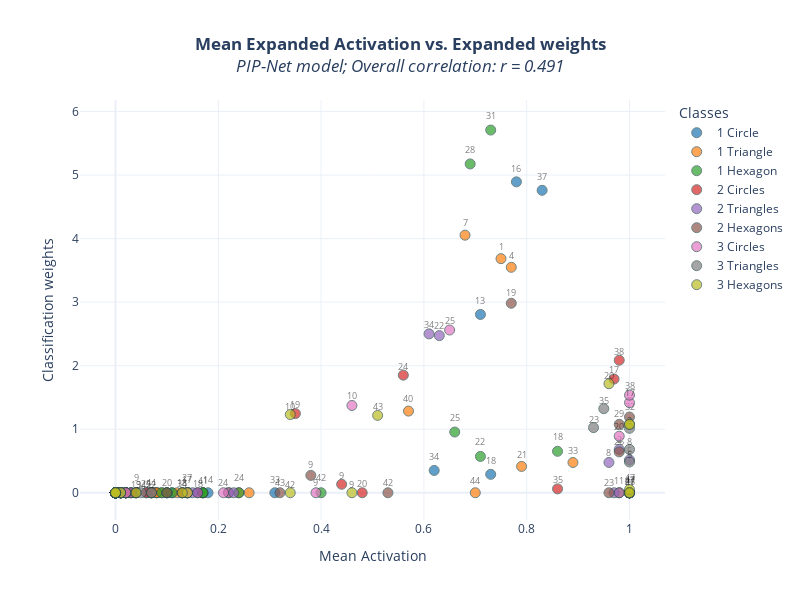

The code cell stored with this chart in its notebook:
### Code cell
plot_combined_importance(
    transformed_expanded_act, 
    transformed_expanded_weights, 
    class_idx_to_name,
    figure_title="Mean Expanded Activation vs. Expanded weights",
    x_label="Mean Activation",
    y_label="Classification weights",
    # special_prototypes=DEAD_PROTOTYPES,
    # special_label='Dead',
    # exclude_special_prototypes_from_corr_calc=True,
    # save_path='pipnet_combined_importance_plot.pdf',
    plot_title=True,
    plot_prefix='PIP-Net model',
    label_distance_threshold=0.02
)

### Figure 1 — Plotly figure (JSON) as saved in the notebook; plotly's stock layout.template omitted (floating-point values rounded to 4 significant figures)
{"data": [{"hovertext": ["Prototype 0<br>Class: 1 Circle", "Prototype 1<br>Class: 1 Circle", "Prototype 2<br>Class: 1 Circle", "Prototype 3<br>Class: 1 Circle", "Prototype 4<br>Class: 1 Circle", "Prototype 5<br>Class: 1 Circle", "Prototype 6<br>Class: 1 Circle", "Prototype 7<br>Class: 1 Circle", "Prototype 8<br>Class: 1 Circle", "Prototype 9<br>Class: 1 Circle", "Prototype 10<br>Class: 1 Circle", "Prototype 11<br>Class: 1 Circle", "Prototype 12<br>Class: 1 Circle", "Prototype 13<br>Class: 1 Circle", "Prototype 14<br>Class: 1 Circle", "Prototype 15<br>Class: 1 Circle", "Prototype 16<br>Class: 1 Circle", "Prototype 17<br>Class: 1 Circle", "Prototype 18<br>Class: 1 Circle", "Prototype 19<br>Class: 1 Circle", "Prototype 20<br>Class: 1 Circle", "Prototype 21<br>Class: 1 Circle", "Prototype 22<br>Class: 1 Circle", "Prototype 23<br>Class: 1 Circle", "Prototype 24<br>Class: 1 Circle", "Prototype 25<br>Class: 1 Circle", "Prototype 26<br>Class: 1 Circle", "Prototype 27<br>Class: 1 Circle", "Prototype 28<br>Class: 1 Circle", "Prototype 29<br>Class: 1 Circle", "Prototype 30<br>Class: 1 Circle", "Prototype 31<br>Class: 1 Circle", "Prototype 32<br>Class: 1 Circle", "Prototype 33<br>Class: 1 Circle", "Prototype 34<br>Class: 1 Circle", "Prototype 35<br>Class: 1 Circle", "Prototype 36<br>Class: 1 Circle", "Prototype 37<br>Class: 1 Circle", "Prototype 38<br>Class: 1 Circle", "Prototype 39<br>Class: 1 Circle", "Prototype 40<br>Class: 1 Circle", "Prototype 41<br>Class: 1 Circle", "Prototype 42<br>Class: 1 Circle", "Prototype 43<br>Class: 1 Circle", "Prototype 44<br>Class: 1 Circle", "Prototype 45<br>Class: 1 Circle", "Prototype 46<br>Class: 1 Circle", "Prototype 47<br>Class: 1 Circle"], "marker": {"color": "#1f77b4", "line": {"color": "DarkSlateGrey", "width": 1}, "opacity": 0.7, "size": 10, "symbol": ["circle", "circle", "circle", "circle", "circle", "circle", "circle", "circle", "circle", "circle", "circle", "circle", "circle", "circle", "circle", "circle", "circle", "circle", "circle", "circle", "circle", "circle", "circle", "circle", "circle", "circle", "circle", "circle", "circle", "circle", "circle", "circle", "circle", "circle", "circle", "circle", "circle", "circle", "circle", "circle", "circle", "circle", "circle", "circle", "circle", "circle", "circle", "circle"]}, "mode": "markers", "name": "1 Circle", "type": "scatter", "x": [0, 0, 0, 0, 0, 0, 0.01, 0, 0, 0.02, 0, 0, 0.11, 0.71, 0.18, 0.08, 0.78, 0.14, 0.73, 0, 0, 0.01, 0, 0, 0.06, 0, 0, 0.01, 0, 0, 0, 0, 0, 0.31, 0.62, 0.07, 0.1, 0.83, 0.07, 0, 0, 0, 0, 0, 0, 0, 0, 1], "y": [0, 0, 0, 0, 0, 0, 0, 0, 0, 0, 0, 0, 0, 2.806, 0, 0, 4.893, 0, 0.2899, 0, 0, 0, 0, 0, 0, 0, 0, 0, 0, 0, 0, 0, 0, 0, 0.351, 0, 0, 4.76, 0, 0, 0, 0, 0, 0, 0, 0, 0, 0]}, {"hoverinfo": "skip", "mode": "text", "showlegend": false, "text": ["13", "14", "16", "17", "18", "33", "34", "37", "47"], "textfont": {"color": "rgba(0,0,0,0.5)", "size": 9}, "textposition": "top center", "type": "scatter", "x": [0.71, 0.18, 0.78, 0.14, 0.73, 0.31, 0.62, 0.83, 1], "y": [2.928, 0.1223, 5.015, 0.1223, 0.4123, 0.1223, 0.4733, 4.882, 0.1223]}, {"hovertext": ["Prototype 0<br>Class: 1 Triangle", "Prototype 1<br>Class: 1 Triangle", "Prototype 2<br>Class: 1 Triangle", "Prototype 3<br>Class: 1 Triangle", "Prototype 4<br>Class: 1 Triangle", "Prototype 5<br>Class: 1 Triangle", "Prototype 6<br>Class: 1 Triangle", "Prototype 7<br>Class: 1 Triangle", "Prototype 8<br>Class: 1 Triangle", "Prototype 9<br>Class: 1 Triangle", "Prototype 10<br>Class: 1 Triangle", "Prototype 11<br>Class: 1 Triangle", "Prototype 12<br>Class: 1 Triangle", "Prototype 13<br>Class: 1 Triangle", "Prototype 14<br>Class: 1 Triangle", "Prototype 15<br>Class: 1 Triangle", "Prototype 16<br>Class: 1 Triangle", "Prototype 17<br>Class: 1 Triangle", "Prototype 18<br>Class: 1 Triangle", "Prototype 19<br>Class: 1 Triangle", "Prototype 20<br>Class: 1 Triangle", "Prototype 21<br>Class: 1 Triangle", "Prototype 22<br>Class: 1 Triangle", "Prototype 23<br>Class: 1 Triangle", "Prototype 24<br>Class: 1 Triangle", "Prototype 25<br>Class: 1 Triangle", "Prototype 26<br>Class: 1 Triangle", "Prototype 27<br>Class: 1 Triangle", "Prototype 28<br>Class: 1 Triangle", "Prototype 29<br>Class: 1 Triangle", "Prototype 30<br>Class: 1 Triangle", "Prototype 31<br>Class: 1 Triangle", "Prototype 32<br>Class: 1 Triangle", "Prototype 33<br>Class: 1 Triangle", "Prototype 34<br>Class: 1 Triangle", "Prototype 35<br>Class: 1 Triangle", "Prototype 36<br>Class: 1 Triangle", "Prototype 37<br>Class: 1 Triangle", "Prototype 38<br>Class: 1 Triangle", "Prototype 39<br>Class: 1 Triangle", "Prototype 40<br>Class: 1 Triangle", "Prototype 41<br>Class: 1 Triangle", "Prototype 42<br>Class: 1 Triangle", "Prototype 43<br>Class: 1 Triangle", "Prototype 44<br>Class: 1 Triangle", "Prototype 45<br>Class: 1 Triangle", "Prototype 46<br>Class: 1 Triangle", "Prototype 47<br>Class: 1 Triangle"], "marker": {"color": "#ff7f0e", "line": {"color": "DarkSlateGrey", "width": 1}, "opacity": 0.7, "size": 10, "symbol": ["circle", "circle", "circle", "circle", "circle", "circle", "circle", "circle", "circle", "circle", "circle", "circle", "circle", "circle", "circle", "circle", "circle", "circle", "circle", "circle", "circle", "circle", "circle", "circle", "circle", "circle", "circle", "circle", "circle", "circle", "circle", "circle", "circle", "circle", "circle", "circle", "circle", "circle", "circle", "circle", "circle", "circle", "circle", "circle", "circle", "circle", "circle", "circle"]}, "mode": "markers", "name": "1 Triangle", "type": "scatter", "x": [0.13, 0.75, 0.12, 0.14, 0.77, 0.09, 0.24, 0.68, 0.08, 0, 0.02, 0.98, 0, 0, 0, 0, 0, 0, 0, 0, 0, 0.79, 0.07, 0, 0, 0, 0, 0, 0, 0, 0, 0, 0, 0.89, 0.03, 0.01, 0, 0, 0, 0.26, 0.57, 0.17, 0.08, 0.22, 0.7, 0, 0, 1], "y": [0, 3.684, 0, 0, 3.549, 0, 0, 4.054, 0, 0, 0, 0, 0, 0, 0, 0, 0, 0, 0, 0, 0, 0.4145, 0, 0, 0, 0, 0, 0, 0, 0, 0, 0, 0, 0.476, 0, 0, 0, 0, 0, 0, 1.285, 0, 0, 0, 0, 0, 0, 0]}, {"hoverinfo": "skip", "mode": "text", "showlegend": false, "text": ["1", "4", "7", "11", "21", "33", "40", "41", "44", "47"], "textfont": {"color": "rgba(0,0,0,0.5)", "size": 9}, "textposition": "top center", "type": "scatter", "x": [0.75, 0.77, 0.68, 0.98, 0.79, 0.89, 0.57, 0.17, 0.7, 1], "y": [3.786, 3.65, 4.155, 0.1014, 0.5159, 0.5774, 1.386, 0.1014, 0.1014, 0.1014]}, {"hovertext": ["Prototype 0<br>Class: 1 Hexagon", "Prototype 1<br>Class: 1 Hexagon", "Prototype 2<br>Class: 1 Hexagon", "Prototype 3<br>Class: 1 Hexagon", "Prototype 4<br>Class: 1 Hexagon", "Prototype 5<br>Class: 1 Hexagon", "Prototype 6<br>Class: 1 Hexagon", "Prototype 7<br>Class: 1 Hexagon", "Prototype 8<br>Class: 1 Hexagon", "Prototype 9<br>Class: 1 Hexagon", "Prototype 10<br>Class: 1 Hexagon", "Prototype 11<br>Class: 1 Hexagon", "Prototype 12<br>Class: 1 Hexagon", "Prototype 13<br>Class: 1 Hexagon", "Prototype 14<br>Class: 1 Hexagon", "Prototype 15<br>Class: 1 Hexagon", "Prototype 16<br>Class: 1 Hexagon", "Prototype 17<br>Class: 1 Hexagon", "Prototype 18<br>Class: 1 Hexagon", "Prototype 19<br>Class: 1 Hexagon", "Prototype 20<br>Class: 1 Hexagon", "Prototype 21<br>Class: 1 Hexagon", "Prototype 22<br>Class: 1 Hexagon", "Prototype 23<br>Class: 1 Hexagon", "Prototype 24<br>Class: 1 Hexagon", "Prototype 25<br>Class: 1 Hexagon", "Prototype 26<br>Class: 1 Hexagon", "Prototype 27<br>Class: 1 Hexagon", "Prototype 28<br>Class: 1 Hexagon", "Prototype 29<br>Class: 1 Hexagon", "Prototype 30<br>Class: 1 Hexagon", "Prototype 31<br>Class: 1 Hexagon", "Prototype 32<br>Class: 1 Hexagon", "Prototype 33<br>Class: 1 Hexagon", "Prototype 34<br>Class: 1 Hexagon", "Prototype 35<br>Class: 1 Hexagon", "Prototype 36<br>Class: 1 Hexagon", "Prototype 37<br>Class: 1 Hexagon", "Prototype 38<br>Class: 1 Hexagon", "Prototype 39<br>Class: 1 Hexagon", "Prototype 40<br>Class: 1 Hexagon", "Prototype 41<br>Class: 1 Hexagon", "Prototype 42<br>Class: 1 Hexagon", "Prototype 43<br>Class: 1 Hexagon", "Prototype 44<br>Class: 1 Hexagon", "Prototype 45<br>Class: 1 Hexagon", "Prototype 46<br>Class: 1 Hexagon", "Prototype 47<br>Class: 1 Hexagon"], "marker": {"color": "#2ca02c", "line": {"color": "DarkSlateGrey", "width": 1}, "opacity": 0.7, "size": 10, "symbol": ["circle", "circle", "circle", "circle", "circle", "circle", "circle", "circle", "circle", "circle", "circle", "circle", "circle", "circle", "circle", "circle", "circle", "circle", "circle", "circle", "circle", "circle", "circle", "circle", "circle", "circle", "circle", "circle", "circle", "circle", "circle", "circle", "circle", "circle", "circle", "circle", "circle", "circle", "circle", "circle", "circle", "circle", "circle", "circle", "circle", "circle", "circle", "circle"]}, "mode": "markers", "name": "1 Hexagon", "type": "scatter", "x": [0, 0, 0, 0, 0, 0, 0, 0, 0, 0.04, 0, 0, 0, 0, 0, 0, 0, 0, 0.86, 0.09, 0, 0.17, 0.71, 0.11, 0.24, 0.66, 0.1, 0.14, 0.69, 0.17, 0.1, 0.73, 0.17, 0, 0, 0, 0, 0, 0, 0, 0, 0, 0.4, 0, 0, 0, 0, 1], "y": [0, 0, 0, 0, 0, 0, 0, 0, 0, 0, 0, 0, 0, 0, 0, 0, 0, 0, 0.6523, 0, 0, 0, 0.5717, 0, 0, 0.9556, 0, 0, 5.175, 0, 0, 5.708, 0, 0, 0, 0, 0, 0, 0, 0, 0, 0, 0, 0, 0, 0, 0, 0]}, {"hoverinfo": "skip", "mode": "text", "showlegend": false, "text": ["9", "18", "22", "24", "25", "27", "28", "31", "42", "47"], "textfont": {"color": "rgba(0,0,0,0.5)", "size": 9}, "textposition": "top center", "type": "scatter", "x": [0.04, 0.86, 0.71, 0.24, 0.66, 0.14, 0.69, 0.73, 0.4, 1], "y": [0.1427, 0.795, 0.7144, 0.1427, 1.098, 0.1427, 5.318, 5.851, 0.1427, 0.1427]}, {"hovertext": ["Prototype 0<br>Class: 2 Circles", "Prototype 1<br>Class: 2 Circles", "Prototype 2<br>Class: 2 Circles", "Prototype 3<br>Class: 2 Circles", "Prototype 4<br>Class: 2 Circles", "Prototype 5<br>Class: 2 Circles", "Prototype 6<br>Class: 2 Circles", "Prototype 7<br>Class: 2 Circles", "Prototype 8<br>Class: 2 Circles", "Prototype 9<br>Class: 2 Circles", "Prototype 10<br>Class: 2 Circles", "Prototype 11<br>Class: 2 Circles", "Prototype 12<br>Class: 2 Circles", "Prototype 13<br>Class: 2 Circles", "Prototype 14<br>Class: 2 Circles", "Prototype 15<br>Class: 2 Circles", "Prototype 16<br>Class: 2 Circles", "Prototype 17<br>Class: 2 Circles", "Prototype 18<br>Class: 2 Circles", "Prototype 19<br>Class: 2 Circles", "Prototype 20<br>Class: 2 Circles", "Prototype 21<br>Class: 2 Circles", "Prototype 22<br>Class: 2 Circles", "Prototype 23<br>Class: 2 Circles", "Prototype 24<br>Class: 2 Circles", "Prototype 25<br>Class: 2 Circles", "Prototype 26<br>Class: 2 Circles", "Prototype 27<br>Class: 2 Circles", "Prototype 28<br>Class: 2 Circles", "Prototype 29<br>Class: 2 Circles", "Prototype 30<br>Class: 2 Circles", "Prototype 31<br>Class: 2 Circles", "Prototype 32<br>Class: 2 Circles", "Prototype 33<br>Class: 2 Circles", "Prototype 34<br>Class: 2 Circles", "Prototype 35<br>Class: 2 Circles", "Prototype 36<br>Class: 2 Circles", "Prototype 37<br>Class: 2 Circles", "Prototype 38<br>Class: 2 Circles", "Prototype 39<br>Class: 2 Circles", "Prototype 40<br>Class: 2 Circles", "Prototype 41<br>Class: 2 Circles", "Prototype 42<br>Class: 2 Circles", "Prototype 43<br>Class: 2 Circles", "Prototype 44<br>Class: 2 Circles", "Prototype 45<br>Class: 2 Circles", "Prototype 46<br>Class: 2 Circles", "Prototype 47<br>Class: 2 Circles"], "marker": {"color": "#d62728", "line": {"color": "DarkSlateGrey", "width": 1}, "opacity": 0.7, "size": 10, "symbol": ["circle", "circle", "circle", "circle", "circle", "circle", "circle", "circle", "circle", "circle", "circle", "circle", "circle", "circle", "circle", "circle", "circle", "circle", "circle", "circle", "circle", "circle", "circle", "circle", "circle", "circle", "circle", "circle", "circle", "circle", "circle", "circle", "circle", "circle", "circle", "circle", "circle", "circle", "circle", "circle", "circle", "circle", "circle", "circle", "circle", "circle", "circle", "circle"]}, "mode": "markers", "name": "2 Circles", "type": "scatter", "x": [0, 0, 0, 0.02, 0, 0, 0, 0, 0, 0.44, 0.03, 0.01, 0, 0, 1, 0.01, 0.02, 0.97, 0.16, 0.35, 0.48, 0, 0, 0, 0.56, 0.06, 0, 0, 0, 0, 0, 0, 0, 0.01, 0.13, 0.86, 0, 0.02, 0.98, 0.01, 0, 0, 0, 0, 0, 0, 0, 1], "y": [0, 0, 0, 0, 0, 0, 0, 0, 0, 0.1334, 0, 0, 0, 0, 0, 0, 0, 1.79, 0, 1.245, 0, 0, 0, 0, 1.851, 0, 0, 0, 0, 0, 0, 0, 0, 0, 0, 0.06089, 0, 0, 2.086, 0, 0, 0, 0, 0, 0, 0, 0, 0]}, {"hoverinfo": "skip", "mode": "text", "showlegend": false, "text": ["9", "17", "18", "19", "20", "24", "25", "34", "35", "38"], "textfont": {"color": "rgba(0,0,0,0.5)", "size": 9}, "textposition": "top center", "type": "scatter", "x": [0.44, 0.97, 0.16, 0.35, 0.48, 0.56, 0.06, 0.13, 0.86, 0.98], "y": [0.1855, 1.842, 0.05215, 1.298, 0.05215, 1.903, 0.05215, 0.05215, 0.113, 2.138]}, {"hovertext": ["Prototype 0<br>Class: 2 Triangles", "Prototype 1<br>Class: 2 Triangles", "Prototype 2<br>Class: 2 Triangles", "Prototype 3<br>Class: 2 Triangles", "Prototype 4<br>Class: 2 Triangles", "Prototype 5<br>Class: 2 Triangles", "Prototype 6<br>Class: 2 Triangles", "Prototype 7<br>Class: 2 Triangles", "Prototype 8<br>Class: 2 Triangles", "Prototype 9<br>Class: 2 Triangles", "Prototype 10<br>Class: 2 Triangles", "Prototype 11<br>Class: 2 Triangles", "Prototype 12<br>Class: 2 Triangles", "Prototype 13<br>Class: 2 Triangles", "Prototype 14<br>Class: 2 Triangles", "Prototype 15<br>Class: 2 Triangles", "Prototype 16<br>Class: 2 Triangles", "Prototype 17<br>Class: 2 Triangles", "Prototype 18<br>Class: 2 Triangles", "Prototype 19<br>Class: 2 Triangles", "Prototype 20<br>Class: 2 Triangles", "Prototype 21<br>Class: 2 Triangles", "Prototype 22<br>Class: 2 Triangles", "Prototype 23<br>Class: 2 Triangles", "Prototype 24<br>Class: 2 Triangles", "Prototype 25<br>Class: 2 Triangles", "Prototype 26<br>Class: 2 Triangles", "Prototype 27<br>Class: 2 Triangles", "Prototype 28<br>Class: 2 Triangles", "Prototype 29<br>Class: 2 Triangles", "Prototype 30<br>Class: 2 Triangles", "Prototype 31<br>Class: 2 Triangles", "Prototype 32<br>Class: 2 Triangles", "Prototype 33<br>Class: 2 Triangles", "Prototype 34<br>Class: 2 Triangles", "Prototype 35<br>Class: 2 Triangles", "Prototype 36<br>Class: 2 Triangles", "Prototype 37<br>Class: 2 Triangles", "Prototype 38<br>Class: 2 Triangles", "Prototype 39<br>Class: 2 Triangles", "Prototype 40<br>Class: 2 Triangles", "Prototype 41<br>Class: 2 Triangles", "Prototype 42<br>Class: 2 Triangles", "Prototype 43<br>Class: 2 Triangles", "Prototype 44<br>Class: 2 Triangles", "Prototype 45<br>Class: 2 Triangles", "Prototype 46<br>Class: 2 Triangles", "Prototype 47<br>Class: 2 Triangles"], "marker": {"color": "#9467bd", "line": {"color": "DarkSlateGrey", "width": 1}, "opacity": 0.7, "size": 10, "symbol": ["circle", "circle", "circle", "circle", "circle", "circle", "circle", "circle", "circle", "circle", "circle", "circle", "circle", "circle", "circle", "circle", "circle", "circle", "circle", "circle", "circle", "circle", "circle", "circle", "circle", "circle", "circle", "circle", "circle", "circle", "circle", "circle", "circle", "circle", "circle", "circle", "circle", "circle", "circle", "circle", "circle", "circle", "circle", "circle", "circle", "circle", "circle", "circle"]}, "mode": "markers", "name": "2 Triangles", "type": "scatter", "x": [0, 0.02, 0.98, 0, 0, 1, 0, 0.04, 0.96, 0, 0, 1, 0, 0, 0, 0, 0, 0, 0, 0, 0, 0.22, 0.63, 0.15, 0, 0, 0, 0, 0, 0, 0.01, 0, 0, 0.16, 0.61, 0.23, 0.01, 0, 0, 0, 0.03, 0.97, 0, 0.02, 0.98, 0, 0, 1], "y": [0, 0, 0.6821, 0, 0, 0.5161, 0, 0, 0.4773, 0, 0, 0, 0, 0, 0, 0, 0, 0, 0, 0, 0, 0, 2.473, 0, 0, 0, 0, 0, 0, 0, 0, 0, 0, 0, 2.501, 0, 0, 0, 0, 0, 0, 0, 0, 0, 0, 0, 0, 0]}, {"hoverinfo": "skip", "mode": "text", "showlegend": false, "text": ["2", "5", "8", "22", "34"], "textfont": {"color": "rgba(0,0,0,0.5)", "size": 9}, "textposition": "top center", "type": "scatter", "x": [0.98, 1, 0.96, 0.63, 0.61], "y": [0.7446, 0.5786, 0.5398, 2.536, 2.563]}, {"hovertext": ["Prototype 0<br>Class: 2 Hexagons", "Prototype 1<br>Class: 2 Hexagons", "Prototype 2<br>Class: 2 Hexagons", "Prototype 3<br>Class: 2 Hexagons", "Prototype 4<br>Class: 2 Hexagons", "Prototype 5<br>Class: 2 Hexagons", "Prototype 6<br>Class: 2 Hexagons", "Prototype 7<br>Class: 2 Hexagons", "Prototype 8<br>Class: 2 Hexagons", "Prototype 9<br>Class: 2 Hexagons", "Prototype 10<br>Class: 2 Hexagons", "Prototype 11<br>Class: 2 Hexagons", "Prototype 12<br>Class: 2 Hexagons", "Prototype 13<br>Class: 2 Hexagons", "Prototype 14<br>Class: 2 Hexagons", "Prototype 15<br>Class: 2 Hexagons", "Prototype 16<br>Class: 2 Hexagons", "Prototype 17<br>Class: 2 Hexagons", "Prototype 18<br>Class: 2 Hexagons", "Prototype 19<br>Class: 2 Hexagons", "Prototype 20<br>Class: 2 Hexagons", "Prototype 21<br>Class: 2 Hexagons", "Prototype 22<br>Class: 2 Hexagons", "Prototype 23<br>Class: 2 Hexagons", "Prototype 24<br>Class: 2 Hexagons", "Prototype 25<br>Class: 2 Hexagons", "Prototype 26<br>Class: 2 Hexagons", "Prototype 27<br>Class: 2 Hexagons", "Prototype 28<br>Class: 2 Hexagons", "Prototype 29<br>Class: 2 Hexagons", "Prototype 30<br>Class: 2 Hexagons", "Prototype 31<br>Class: 2 Hexagons", "Prototype 32<br>Class: 2 Hexagons", "Prototype 33<br>Class: 2 Hexagons", "Prototype 34<br>Class: 2 Hexagons", "Prototype 35<br>Class: 2 Hexagons", "Prototype 36<br>Class: 2 Hexagons", "Prototype 37<br>Class: 2 Hexagons", "Prototype 38<br>Class: 2 Hexagons", "Prototype 39<br>Class: 2 Hexagons", "Prototype 40<br>Class: 2 Hexagons", "Prototype 41<br>Class: 2 Hexagons", "Prototype 42<br>Class: 2 Hexagons", "Prototype 43<br>Class: 2 Hexagons", "Prototype 44<br>Class: 2 Hexagons", "Prototype 45<br>Class: 2 Hexagons", "Prototype 46<br>Class: 2 Hexagons", "Prototype 47<br>Class: 2 Hexagons"], "marker": {"color": "#8c564b", "line": {"color": "DarkSlateGrey", "width": 1}, "opacity": 0.7, "size": 10, "symbol": ["circle", "circle", "circle", "circle", "circle", "circle", "circle", "circle", "circle", "circle", "circle", "circle", "circle", "circle", "circle", "circle", "circle", "circle", "circle", "circle", "circle", "circle", "circle", "circle", "circle", "circle", "circle", "circle", "circle", "circle", "circle", "circle", "circle", "circle", "circle", "circle", "circle", "circle", "circle", "circle", "circle", "circle", "circle", "circle", "circle", "circle", "circle", "circle"]}, "mode": "markers", "name": "2 Hexagons", "type": "scatter", "x": [0, 0, 0, 0, 0, 0, 0, 0, 0, 0.38, 0.04, 0, 0, 0, 0, 0, 0, 0, 0.13, 0.77, 0.1, 0, 0.04, 0.96, 0, 0.02, 0.98, 0, 0.02, 0.98, 0, 0, 1, 0, 0, 0, 0, 0, 0, 0.01, 0, 0, 0.53, 0.32, 0.07, 0, 0, 1], "y": [0, 0, 0, 0, 0, 0, 0, 0, 0, 0.2733, 0, 0, 0, 0, 0, 0, 0, 0, 0, 2.983, 0, 0, 0, 0, 0, 0, 0.6433, 0, 0, 1.077, 0, 0, 1.192, 0, 0, 0, 0, 0, 0, 0, 0, 0, 0, 0, 0, 0, 0, 0]}, {"hoverinfo": "skip", "mode": "text", "showlegend": false, "text": ["9", "18", "19", "20", "23", "26", "29", "32", "42", "43", "44", "47"], "textfont": {"color": "rgba(0,0,0,0.5)", "size": 9}, "textposition": "top center", "type": "scatter", "x": [0.38, 0.13, 0.77, 0.1, 0.96, 0.98, 0.98, 1, 0.53, 0.32, 0.07, 1], "y": [0.3479, 0.07456, 3.057, 0.07456, 0.07456, 0.7179, 1.151, 1.267, 0.07456, 0.07456, 0.07456, 0.07456]}, {"hovertext": ["Prototype 0<br>Class: 3 Circles", "Prototype 1<br>Class: 3 Circles", "Prototype 2<br>Class: 3 Circles", "Prototype 3<br>Class: 3 Circles", "Prototype 4<br>Class: 3 Circles", "Prototype 5<br>Class: 3 Circles", "Prototype 6<br>Class: 3 Circles", "Prototype 7<br>Class: 3 Circles", "Prototype 8<br>Class: 3 Circles", "Prototype 9<br>Class: 3 Circles", "Prototype 10<br>Class: 3 Circles", "Prototype 11<br>Class: 3 Circles", "Prototype 12<br>Class: 3 Circles", "Prototype 13<br>Class: 3 Circles", "Prototype 14<br>Class: 3 Circles", "Prototype 15<br>Class: 3 Circles", "Prototype 16<br>Class: 3 Circles", "Prototype 17<br>Class: 3 Circles", "Prototype 18<br>Class: 3 Circles", "Prototype 19<br>Class: 3 Circles", "Prototype 20<br>Class: 3 Circles", "Prototype 21<br>Class: 3 Circles", "Prototype 22<br>Class: 3 Circles", "Prototype 23<br>Class: 3 Circles", "Prototype 24<br>Class: 3 Circles", "Prototype 25<br>Class: 3 Circles", "Prototype 26<br>Class: 3 Circles", "Prototype 27<br>Class: 3 Circles", "Prototype 28<br>Class: 3 Circles", "Prototype 29<br>Class: 3 Circles", "Prototype 30<br>Class: 3 Circles", "Prototype 31<br>Class: 3 Circles", "Prototype 32<br>Class: 3 Circles", "Prototype 33<br>Class: 3 Circles", "Prototype 34<br>Class: 3 Circles", "Prototype 35<br>Class: 3 Circles", "Prototype 36<br>Class: 3 Circles", "Prototype 37<br>Class: 3 Circles", "Prototype 38<br>Class: 3 Circles", "Prototype 39<br>Class: 3 Circles", "Prototype 40<br>Class: 3 Circles", "Prototype 41<br>Class: 3 Circles", "Prototype 42<br>Class: 3 Circles", "Prototype 43<br>Class: 3 Circles", "Prototype 44<br>Class: 3 Circles", "Prototype 45<br>Class: 3 Circles", "Prototype 46<br>Class: 3 Circles", "Prototype 47<br>Class: 3 Circles"], "marker": {"color": "#e377c2", "line": {"color": "DarkSlateGrey", "width": 1}, "opacity": 0.7, "size": 10, "symbol": ["circle", "circle", "circle", "circle", "circle", "circle", "circle", "circle", "circle", "circle", "circle", "circle", "circle", "circle", "circle", "circle", "circle", "circle", "circle", "circle", "circle", "circle", "circle", "circle", "circle", "circle", "circle", "circle", "circle", "circle", "circle", "circle", "circle", "circle", "circle", "circle", "circle", "circle", "circle", "circle", "circle", "circle", "circle", "circle", "circle", "circle", "circle", "circle"]}, "mode": "markers", "name": "3 Circles", "type": "scatter", "x": [0, 0, 0, 0, 0, 0, 0.01, 0, 0, 0.39, 0.46, 0.14, 0, 0, 1, 0, 0, 1, 0, 0.02, 0.98, 0, 0, 0, 0.21, 0.65, 0.14, 0, 0, 0, 0, 0, 0, 0, 0, 1, 0, 0, 1, 0, 0, 0, 0, 0, 0, 0, 0, 1], "y": [0, 0, 0, 0, 0, 0, 0, 0, 0, 0, 1.374, 0, 0, 0, 0, 0, 0, 1.417, 0, 0, 0.8899, 0, 0, 0, 0, 2.561, 0, 0, 0, 0, 0, 0, 0, 0, 0, 0, 0, 0, 1.536, 0, 0, 0, 0, 0, 0, 0, 0, 0]}, {"hoverinfo": "skip", "mode": "text", "showlegend": false, "text": ["9", "10", "17", "20", "24", "25", "38"], "textfont": {"color": "rgba(0,0,0,0.5)", "size": 9}, "textposition": "top center", "type": "scatter", "x": [0.39, 0.46, 1, 0.98, 0.21, 0.65, 1], "y": [0.06403, 1.438, 1.481, 0.9539, 0.06403, 2.625, 1.6]}, {"hovertext": ["Prototype 0<br>Class: 3 Triangles", "Prototype 1<br>Class: 3 Triangles", "Prototype 2<br>Class: 3 Triangles", "Prototype 3<br>Class: 3 Triangles", "Prototype 4<br>Class: 3 Triangles", "Prototype 5<br>Class: 3 Triangles", "Prototype 6<br>Class: 3 Triangles", "Prototype 7<br>Class: 3 Triangles", "Prototype 8<br>Class: 3 Triangles", "Prototype 9<br>Class: 3 Triangles", "Prototype 10<br>Class: 3 Triangles", "Prototype 11<br>Class: 3 Triangles", "Prototype 12<br>Class: 3 Triangles", "Prototype 13<br>Class: 3 Triangles", "Prototype 14<br>Class: 3 Triangles", "Prototype 15<br>Class: 3 Triangles", "Prototype 16<br>Class: 3 Triangles", "Prototype 17<br>Class: 3 Triangles", "Prototype 18<br>Class: 3 Triangles", "Prototype 19<br>Class: 3 Triangles", "Prototype 20<br>Class: 3 Triangles", "Prototype 21<br>Class: 3 Triangles", "Prototype 22<br>Class: 3 Triangles", "Prototype 23<br>Class: 3 Triangles", "Prototype 24<br>Class: 3 Triangles", "Prototype 25<br>Class: 3 Triangles", "Prototype 26<br>Class: 3 Triangles", "Prototype 27<br>Class: 3 Triangles", "Prototype 28<br>Class: 3 Triangles", "Prototype 29<br>Class: 3 Triangles", "Prototype 30<br>Class: 3 Triangles", "Prototype 31<br>Class: 3 Triangles", "Prototype 32<br>Class: 3 Triangles", "Prototype 33<br>Class: 3 Triangles", "Prototype 34<br>Class: 3 Triangles", "Prototype 35<br>Class: 3 Triangles", "Prototype 36<br>Class: 3 Triangles", "Prototype 37<br>Class: 3 Triangles", "Prototype 38<br>Class: 3 Triangles", "Prototype 39<br>Class: 3 Triangles", "Prototype 40<br>Class: 3 Triangles", "Prototype 41<br>Class: 3 Triangles", "Prototype 42<br>Class: 3 Triangles", "Prototype 43<br>Class: 3 Triangles", "Prototype 44<br>Class: 3 Triangles", "Prototype 45<br>Class: 3 Triangles", "Prototype 46<br>Class: 3 Triangles", "Prototype 47<br>Class: 3 Triangles"], "marker": {"color": "#7f7f7f", "line": {"color": "DarkSlateGrey", "width": 1}, "opacity": 0.7, "size": 10, "symbol": ["circle", "circle", "circle", "circle", "circle", "circle", "circle", "circle", "circle", "circle", "circle", "circle", "circle", "circle", "circle", "circle", "circle", "circle", "circle", "circle", "circle", "circle", "circle", "circle", "circle", "circle", "circle", "circle", "circle", "circle", "circle", "circle", "circle", "circle", "circle", "circle", "circle", "circle", "circle", "circle", "circle", "circle", "circle", "circle", "circle", "circle", "circle", "circle"]}, "mode": "markers", "name": "3 Triangles", "type": "scatter", "x": [0, 0, 1, 0, 0, 1, 0, 0, 1, 0, 0, 1, 0.01, 0, 0, 0, 0, 0, 0.01, 0, 0, 0, 0.07, 0.93, 0, 0, 0, 0, 0, 0, 0, 0, 0, 0, 0.05, 0.95, 0, 0, 0, 0, 0, 1, 0, 0, 1, 0, 0, 1], "y": [0, 0, 1.014, 0, 0, 0.4842, 0, 0, 0.6825, 0, 0, 0, 0, 0, 0, 0, 0, 0, 0, 0, 0, 0, 0, 1.025, 0, 0, 0, 0, 0, 0, 0, 0, 0, 0, 0, 1.323, 0, 0, 0, 0, 0, 0, 0, 0, 0, 0, 0, 0]}, {"hoverinfo": "skip", "mode": "text", "showlegend": false, "text": ["2", "5", "8", "22", "23", "34", "35"], "textfont": {"color": "rgba(0,0,0,0.5)", "size": 9}, "textposition": "top center", "type": "scatter", "x": [1, 1, 1, 0.07, 0.93, 0.05, 0.95], "y": [1.047, 0.5172, 0.7156, 0.03308, 1.058, 0.03308, 1.356]}, {"hovertext": ["Prototype 0<br>Class: 3 Hexagons", "Prototype 1<br>Class: 3 Hexagons", "Prototype 2<br>Class: 3 Hexagons", "Prototype 3<br>Class: 3 Hexagons", "Prototype 4<br>Class: 3 Hexagons", "Prototype 5<br>Class: 3 Hexagons", "Prototype 6<br>Class: 3 Hexagons", "Prototype 7<br>Class: 3 Hexagons", "Prototype 8<br>Class: 3 Hexagons", "Prototype 9<br>Class: 3 Hexagons", "Prototype 10<br>Class: 3 Hexagons", "Prototype 11<br>Class: 3 Hexagons", "Prototype 12<br>Class: 3 Hexagons", "Prototype 13<br>Class: 3 Hexagons", "Prototype 14<br>Class: 3 Hexagons", "Prototype 15<br>Class: 3 Hexagons", "Prototype 16<br>Class: 3 Hexagons", "Prototype 17<br>Class: 3 Hexagons", "Prototype 18<br>Class: 3 Hexagons", "Prototype 19<br>Class: 3 Hexagons", "Prototype 20<br>Class: 3 Hexagons", "Prototype 21<br>Class: 3 Hexagons", "Prototype 22<br>Class: 3 Hexagons", "Prototype 23<br>Class: 3 Hexagons", "Prototype 24<br>Class: 3 Hexagons", "Prototype 25<br>Class: 3 Hexagons", "Prototype 26<br>Class: 3 Hexagons", "Prototype 27<br>Class: 3 Hexagons", "Prototype 28<br>Class: 3 Hexagons", "Prototype 29<br>Class: 3 Hexagons", "Prototype 30<br>Class: 3 Hexagons", "Prototype 31<br>Class: 3 Hexagons", "Prototype 32<br>Class: 3 Hexagons", "Prototype 33<br>Class: 3 Hexagons", "Prototype 34<br>Class: 3 Hexagons", "Prototype 35<br>Class: 3 Hexagons", "Prototype 36<br>Class: 3 Hexagons", "Prototype 37<br>Class: 3 Hexagons", "Prototype 38<br>Class: 3 Hexagons", "Prototype 39<br>Class: 3 Hexagons", "Prototype 40<br>Class: 3 Hexagons", "Prototype 41<br>Class: 3 Hexagons", "Prototype 42<br>Class: 3 Hexagons", "Prototype 43<br>Class: 3 Hexagons", "Prototype 44<br>Class: 3 Hexagons", "Prototype 45<br>Class: 3 Hexagons", "Prototype 46<br>Class: 3 Hexagons", "Prototype 47<br>Class: 3 Hexagons"], "marker": {"color": "#bcbd22", "line": {"color": "DarkSlateGrey", "width": 1}, "opacity": 0.7, "size": 10, "symbol": ["circle", "circle", "circle", "circle", "circle", "circle", "circle", "circle", "circle", "circle", "circle", "circle", "circle", "circle", "circle", "circle", "circle", "circle", "circle", "circle", "circle", "circle", "circle", "circle", "circle", "circle", "circle", "circle", "circle", "circle", "circle", "circle", "circle", "circle", "circle", "circle", "circle", "circle", "circle", "circle", "circle", "circle", "circle", "circle", "circle", "circle", "circle", "circle"]}, "mode": "markers", "name": "3 Hexagons", "type": "scatter", "x": [0, 0, 0, 0, 0, 0, 0.01, 0, 0, 0.46, 0.34, 0.14, 0, 0, 0, 0, 0, 0, 0, 0.04, 0.96, 0, 0, 1, 0, 0, 1, 0, 0, 1, 0, 0, 1, 0, 0, 0, 0, 0, 0, 0, 0, 0, 0.34, 0.51, 0.13, 0, 0, 1], "y": [0, 0, 0, 0, 0, 0, 0, 0, 0, 0, 1.23, 0, 0, 0, 0, 0, 0, 0, 0, 0, 1.716, 0, 0, 0, 0, 0, 0.051, 0, 0, 1.083, 0, 0, 1.074, 0, 0, 0, 0, 0, 0, 0, 0, 0, 0, 1.218, 0, 0, 0, 0]}, {"hoverinfo": "skip", "mode": "text", "showlegend": false, "text": ["9", "10", "19", "20", "26", "42", "43"], "textfont": {"color": "rgba(0,0,0,0.5)", "size": 9}, "textposition": "top center", "type": "scatter", "x": [0.46, 0.34, 0.04, 0.96, 1, 0.34, 0.51], "y": [0.0429, 1.273, 0.0429, 1.759, 0.0939, 0.0429, 1.261]}], "layout": {"height": 600, "legend": {"title": {"text": "Classes"}}, "title": {"text": "<b>Mean Expanded Activation vs. Expanded weights</b><br><i>PIP-Net model; Overall correlation: r = 0.491</i>", "x": 0.5}, "width": 800, "xaxis": {"title": {"text": "Mean Activation"}}, "yaxis": {"title": {"text": "Classification weights"}}}}
